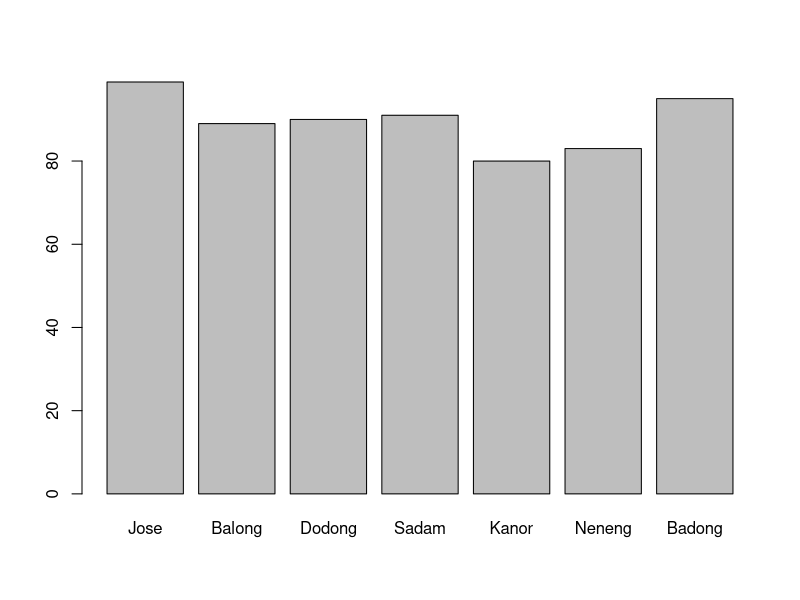

This figure's R source: (Note: this script raises an error after producing the figure.)
#Sample Statistical Functions
Grades <- c(99, 89, 90,91,80,83,95)
names(Grades) <- c("Jose", "Balong","Dodong","Sadam","Kanor","Neneng","Badong")
barplot(Grades)

#Sample for Mathematical Operations and Vectors
#basic operation Samples
1+1 
2*2
3-3
4/4

#colon operator
1:5

# function
c(2, 4, 5, 6) 
c(2, 4, 6, 8) / 2 #vectorized demo

#Sample for object oriented paradigm

Student <- c(name = "Imran Comaad", age = 20, IdNumber = "211012")
class(s) <- "It Student"
print(s)

#Sample for Functional Programming

math <- function(x, y, z){
return(x+y-z)
}
print(math(1, 2, 3))

#Sample for Looping with while
x = 1
while (x < 10) {
  print(x)
  x = x+1
}